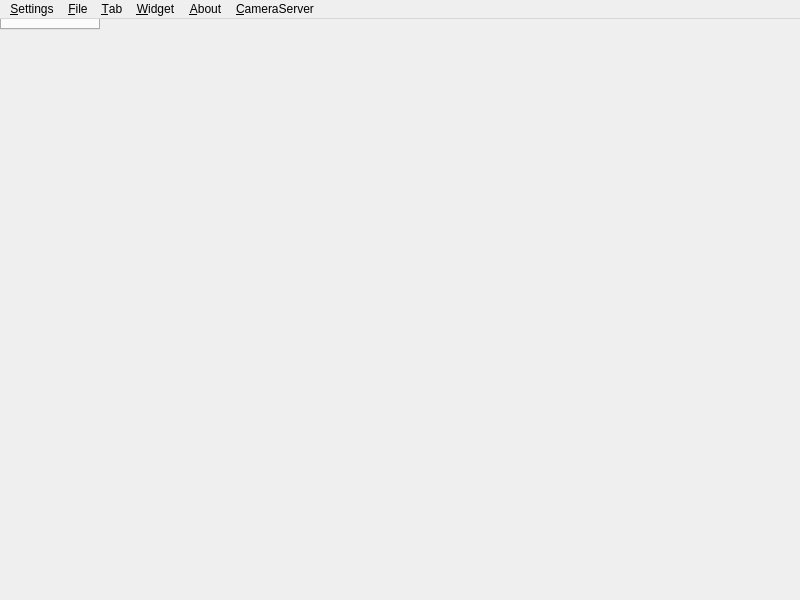
<?xml version="1.0" encoding="UTF-8"?>
<ui version="4.0">
 <class>MainWindow</class>
 <widget class="QMainWindow" name="MainWindow">
  <property name="geometry">
   <rect>
    <x>0</x>
    <y>0</y>
    <width>800</width>
    <height>600</height>
   </rect>
  </property>
  <property name="mouseTracking">
   <bool>true</bool>
  </property>
  <property name="windowTitle">
   <string>QFRCDashboard</string>
  </property>
  <widget class="QTabWidget" name="centralwidget">
   <property name="mouseTracking">
    <bool>true</bool>
   </property>
   <property name="movable">
    <bool>true</bool>
   </property>
  </widget>
  <widget class="QMenuBar" name="menuBar">
   <property name="geometry">
    <rect>
     <x>0</x>
     <y>0</y>
     <width>800</width>
     <height>22</height>
    </rect>
   </property>
   <widget class="QMenu" name="menuFile">
    <property name="title">
     <string>&amp;File</string>
    </property>
    <widget class="QMenu" name="menuRecent_Files">
     <property name="title">
      <string>&amp;Recent Files</string>
     </property>
    </widget>
    <addaction name="actionSave"/>
    <addaction name="actionSave_As"/>
    <addaction name="actionOpen"/>
    <addaction name="menuRecent_Files"/>
   </widget>
   <widget class="QMenu" name="menu_Tab">
    <property name="title">
     <string>&amp;Tab</string>
    </property>
    <addaction name="actionClose_Tab"/>
    <addaction name="actionNew_Tab"/>
    <addaction name="actionRename_Tab"/>
    <addaction name="actionResize_Tab"/>
   </widget>
   <widget class="QMenu" name="menuWidget">
    <property name="title">
     <string>&amp;Widget</string>
    </property>
    <addaction name="actionNew_NT_Widget"/>
    <addaction name="actionNew_Graph"/>
    <addaction name="actionNew_Camera_View"/>
    <addaction name="actionNew_Swerve_Widget"/>
   </widget>
   <widget class="QMenu" name="menuAbout">
    <property name="title">
     <string>&amp;About</string>
    </property>
    <addaction name="actionAbout"/>
    <addaction name="actionAbout_Qt"/>
   </widget>
   <widget class="QMenu" name="menu_CameraServer">
    <property name="title">
     <string>&amp;CameraServer</string>
    </property>
    <addaction name="actionAdd_Camera"/>
   </widget>
   <widget class="QMenu" name="menuSettings">
    <property name="title">
     <string>&amp;Settings</string>
    </property>
    <addaction name="action_Preferences"/>
    <addaction name="action_NT_Server"/>
   </widget>
   <addaction name="menuSettings"/>
   <addaction name="menuFile"/>
   <addaction name="menu_Tab"/>
   <addaction name="menuWidget"/>
   <addaction name="menuAbout"/>
   <addaction name="menu_CameraServer"/>
  </widget>
  <action name="actionSave">
   <property name="text">
    <string>&amp;Save</string>
   </property>
   <property name="shortcut">
    <string>Ctrl+S</string>
   </property>
  </action>
  <action name="actionSave_As">
   <property name="text">
    <string>Save &amp;As...</string>
   </property>
   <property name="shortcut">
    <string>Ctrl+Shift+S</string>
   </property>
  </action>
  <action name="actionOpen">
   <property name="text">
    <string>&amp;Open File...</string>
   </property>
   <property name="shortcut">
    <string>Ctrl+O</string>
   </property>
  </action>
  <action name="actionClose_Tab">
   <property name="text">
    <string>&amp;Close Tab</string>
   </property>
   <property name="shortcut">
    <string>Ctrl+W</string>
   </property>
  </action>
  <action name="actionNew_Tab">
   <property name="text">
    <string>&amp;New Tab...</string>
   </property>
   <property name="shortcut">
    <string>Ctrl+T</string>
   </property>
  </action>
  <action name="actionRename_Tab">
   <property name="text">
    <string>&amp;Rename Tab...</string>
   </property>
  </action>
  <action name="actionResize_Tab">
   <property name="text">
    <string>Re&amp;size Tab...</string>
   </property>
  </action>
  <action name="actionNew_NT_Widget">
   <property name="text">
    <string>New &amp;NT Widget</string>
   </property>
   <property name="shortcut">
    <string>Ctrl+N</string>
   </property>
  </action>
  <action name="actionAbout">
   <property name="text">
    <string>&amp;About</string>
   </property>
  </action>
  <action name="actionAbout_Qt">
   <property name="text">
    <string>About &amp;Qt</string>
   </property>
  </action>
  <action name="actionNew_Graph">
   <property name="text">
    <string>New &amp;Graph</string>
   </property>
   <property name="shortcut">
    <string>Ctrl+G</string>
   </property>
  </action>
  <action name="actionNew_Camera_View">
   <property name="text">
    <string>New &amp;Camera View</string>
   </property>
  </action>
  <action name="actionAdd_Camera">
   <property name="text">
    <string>Add &amp;Camera...</string>
   </property>
  </action>
  <action name="action_Preferences">
   <property name="text">
    <string>&amp;Preferences</string>
   </property>
   <property name="shortcut">
    <string>Ctrl+,</string>
   </property>
  </action>
  <action name="action_NT_Server">
   <property name="text">
    <string>&amp;NT Server</string>
   </property>
  </action>
  <action name="actionNew_Swerve_Widget">
   <property name="text">
    <string>New &amp;Swerve Widget</string>
   </property>
  </action>
 </widget>
 <resources/>
 <connections>
  <connection>
   <sender>action_NT_Server</sender>
   <signal>triggered()</signal>
   <receiver>MainWindow</receiver>
   <slot>ntSettingsPopup()</slot>
   <hints>
    <hint type="sourcelabel">
     <x>-1</x>
     <y>-1</y>
    </hint>
    <hint type="destinationlabel">
     <x>399</x>
     <y>299</y>
    </hint>
   </hints>
  </connection>
  <connection>
   <sender>actionAbout</sender>
   <signal>triggered()</signal>
   <receiver>MainWindow</receiver>
   <slot>about()</slot>
   <hints>
    <hint type="sourcelabel">
     <x>-1</x>
     <y>-1</y>
    </hint>
    <hint type="destinationlabel">
     <x>399</x>
     <y>299</y>
    </hint>
   </hints>
  </connection>
  <connection>
   <sender>actionAbout_Qt</sender>
   <signal>triggered()</signal>
   <receiver>MainWindow</receiver>
   <slot>aboutQt()</slot>
   <hints>
    <hint type="sourcelabel">
     <x>-1</x>
     <y>-1</y>
    </hint>
    <hint type="destinationlabel">
     <x>399</x>
     <y>299</y>
    </hint>
   </hints>
  </connection>
  <connection>
   <sender>actionClose_Tab</sender>
   <signal>triggered()</signal>
   <receiver>MainWindow</receiver>
   <slot>closeTab()</slot>
   <hints>
    <hint type="sourcelabel">
     <x>-1</x>
     <y>-1</y>
    </hint>
    <hint type="destinationlabel">
     <x>399</x>
     <y>299</y>
    </hint>
   </hints>
  </connection>
  <connection>
   <sender>actionNew_Camera_View</sender>
   <signal>triggered()</signal>
   <receiver>MainWindow</receiver>
   <slot>newCameraView()</slot>
   <hints>
    <hint type="sourcelabel">
     <x>-1</x>
     <y>-1</y>
    </hint>
    <hint type="destinationlabel">
     <x>399</x>
     <y>299</y>
    </hint>
   </hints>
  </connection>
  <connection>
   <sender>actionNew_Graph</sender>
   <signal>triggered()</signal>
   <receiver>MainWindow</receiver>
   <slot>newGraph()</slot>
   <hints>
    <hint type="sourcelabel">
     <x>-1</x>
     <y>-1</y>
    </hint>
    <hint type="destinationlabel">
     <x>399</x>
     <y>299</y>
    </hint>
   </hints>
  </connection>
  <connection>
   <sender>actionNew_NT_Widget</sender>
   <signal>triggered()</signal>
   <receiver>MainWindow</receiver>
   <slot>newWidgetPopup()</slot>
   <hints>
    <hint type="sourcelabel">
     <x>-1</x>
     <y>-1</y>
    </hint>
    <hint type="destinationlabel">
     <x>399</x>
     <y>299</y>
    </hint>
   </hints>
  </connection>
  <connection>
   <sender>actionNew_Tab</sender>
   <signal>triggered()</signal>
   <receiver>MainWindow</receiver>
   <slot>newTab()</slot>
   <hints>
    <hint type="sourcelabel">
     <x>-1</x>
     <y>-1</y>
    </hint>
    <hint type="destinationlabel">
     <x>399</x>
     <y>299</y>
    </hint>
   </hints>
  </connection>
  <connection>
   <sender>actionOpen</sender>
   <signal>triggered()</signal>
   <receiver>MainWindow</receiver>
   <slot>openDialog()</slot>
   <hints>
    <hint type="sourcelabel">
     <x>-1</x>
     <y>-1</y>
    </hint>
    <hint type="destinationlabel">
     <x>399</x>
     <y>299</y>
    </hint>
   </hints>
  </connection>
  <connection>
   <sender>actionRename_Tab</sender>
   <signal>triggered()</signal>
   <receiver>MainWindow</receiver>
   <slot>renameTab()</slot>
   <hints>
    <hint type="sourcelabel">
     <x>-1</x>
     <y>-1</y>
    </hint>
    <hint type="destinationlabel">
     <x>399</x>
     <y>299</y>
    </hint>
   </hints>
  </connection>
  <connection>
   <sender>actionResize_Tab</sender>
   <signal>triggered()</signal>
   <receiver>MainWindow</receiver>
   <slot>setMaxSize()</slot>
   <hints>
    <hint type="sourcelabel">
     <x>-1</x>
     <y>-1</y>
    </hint>
    <hint type="destinationlabel">
     <x>399</x>
     <y>299</y>
    </hint>
   </hints>
  </connection>
  <connection>
   <sender>actionSave</sender>
   <signal>triggered()</signal>
   <receiver>MainWindow</receiver>
   <slot>save()</slot>
   <hints>
    <hint type="sourcelabel">
     <x>-1</x>
     <y>-1</y>
    </hint>
    <hint type="destinationlabel">
     <x>399</x>
     <y>299</y>
    </hint>
   </hints>
  </connection>
  <connection>
   <sender>actionSave_As</sender>
   <signal>triggered()</signal>
   <receiver>MainWindow</receiver>
   <slot>saveAs()</slot>
   <hints>
    <hint type="sourcelabel">
     <x>-1</x>
     <y>-1</y>
    </hint>
    <hint type="destinationlabel">
     <x>399</x>
     <y>299</y>
    </hint>
   </hints>
  </connection>
  <connection>
   <sender>actionAdd_Camera</sender>
   <signal>triggered()</signal>
   <receiver>MainWindow</receiver>
   <slot>cameraServerPopup()</slot>
   <hints>
    <hint type="sourcelabel">
     <x>-1</x>
     <y>-1</y>
    </hint>
    <hint type="destinationlabel">
     <x>399</x>
     <y>299</y>
    </hint>
   </hints>
  </connection>
  <connection>
   <sender>action_Preferences</sender>
   <signal>triggered()</signal>
   <receiver>MainWindow</receiver>
   <slot>preferences()</slot>
   <hints>
    <hint type="sourcelabel">
     <x>-1</x>
     <y>-1</y>
    </hint>
    <hint type="destinationlabel">
     <x>399</x>
     <y>299</y>
    </hint>
   </hints>
  </connection>
  <connection>
   <sender>centralwidget</sender>
   <signal>currentChanged(int)</signal>
   <receiver>MainWindow</receiver>
   <slot>forceUpdateTab(int)</slot>
   <hints>
    <hint type="sourcelabel">
     <x>399</x>
     <y>310</y>
    </hint>
    <hint type="destinationlabel">
     <x>399</x>
     <y>299</y>
    </hint>
   </hints>
  </connection>
  <connection>
   <sender>actionNew_Swerve_Widget</sender>
   <signal>triggered()</signal>
   <receiver>MainWindow</receiver>
   <slot>newSwerve()</slot>
   <hints>
    <hint type="sourcelabel">
     <x>-1</x>
     <y>-1</y>
    </hint>
    <hint type="destinationlabel">
     <x>399</x>
     <y>299</y>
    </hint>
   </hints>
  </connection>
 </connections>
 <slots>
  <slot>ntSettingsPopup()</slot>
  <slot>save()</slot>
  <slot>saveAs()</slot>
  <slot>openDialog()</slot>
  <slot>newTab()</slot>
  <slot>closeTab()</slot>
  <slot>setMaxSize()</slot>
  <slot>renameTab()</slot>
  <slot>newCameraView()</slot>
  <slot>newWidgetPopup()</slot>
  <slot>newGraph()</slot>
  <slot>about()</slot>
  <slot>aboutQt()</slot>
  <slot>cameraServerPopup()</slot>
  <slot>preferences()</slot>
  <slot>refreshRecentFiles()</slot>
  <slot>forceUpdateTab(int)</slot>
  <slot>newSwerve()</slot>
 </slots>
</ui>
